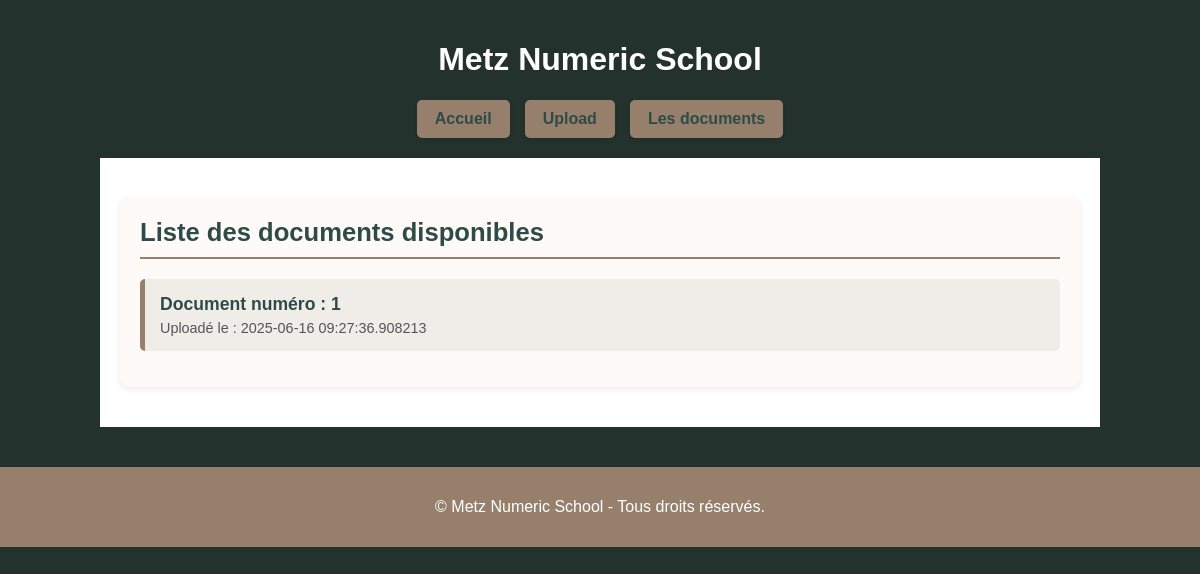
Page /list on the earlier database version.
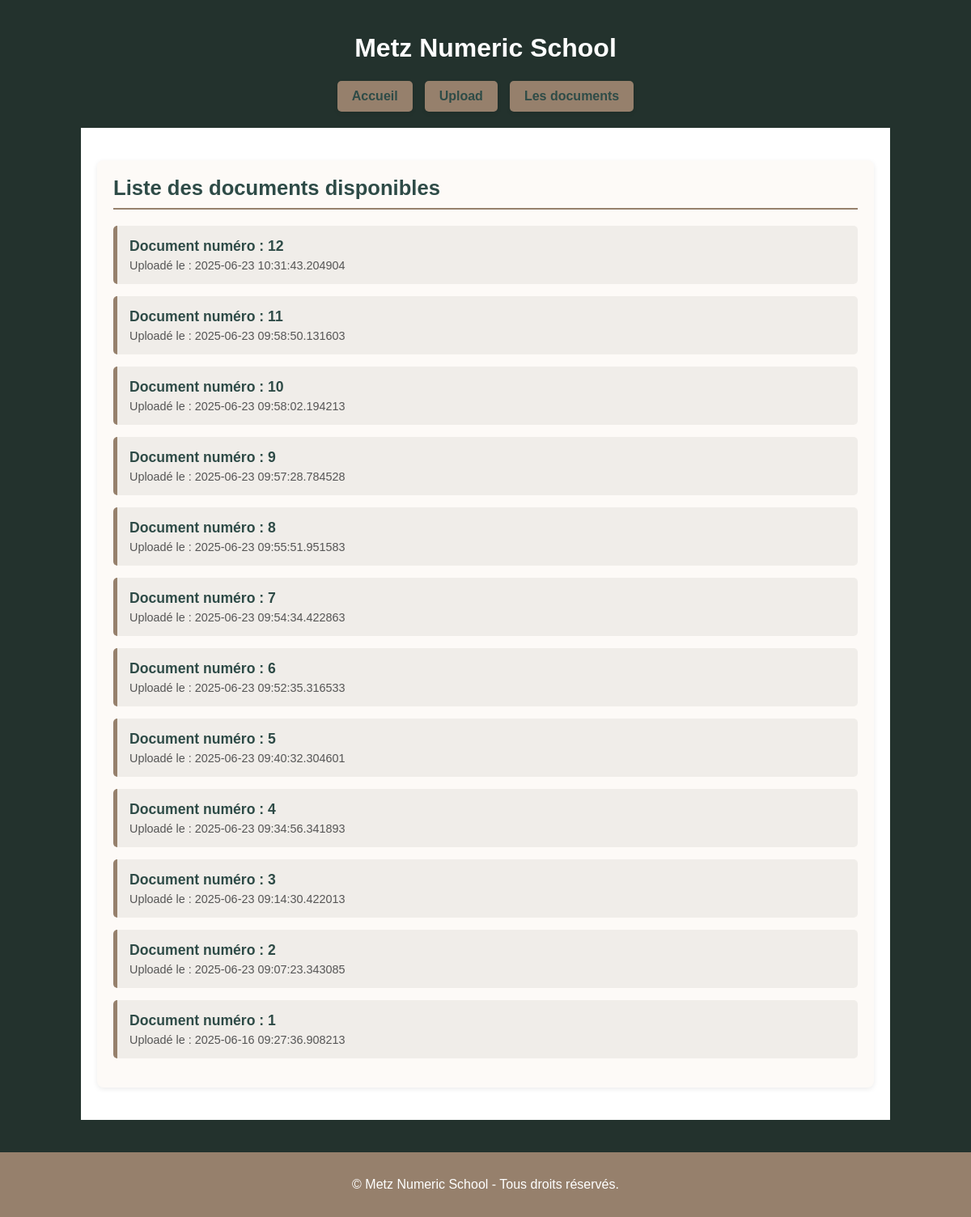
Same page on the later database version.
### models/document.py (models this page shows, shortened)
class Document(db.Model):
    __tablename__ = 'documents'
    id = db.Column(db.Integer, primary_key=True)
    filename = db.Column(db.String(255), nullable=False)
    filepath = db.Column(db.String(255), nullable=False)
    uploaded_at = db.Column(db.DateTime, default=now_paris)
    faqs = db.relationship('FAQ', backref='document', lazy=True)

### app.py (the view)
@app.route('/list')
def list_documents():
    documents = Document.query.order_by(Document.id.desc()).all()
    return render_template('list.html', documents=documents)

### templates/list.html
{% extends "base.html" %}
{% block content %}
<section id="documents">
    <h2>Liste des documents disponibles</h2>
    {% if documents %}
        <ul>
            {% for doc in documents %}
                <li>
                    <strong>
                      <a href="{{ url_for('showfaq') }}?document_id={{ doc.id }}">
                        Document numéro : {{ doc.id }}
                      </a>
                    </strong><br>
                    <small>Uploadé le : {{ doc.uploaded_at }}</small>
                </li>
            {% endfor %}
        </ul>
    {% else %}
        <p>Aucun document disponible.</p>
    {% endif %}
</section>
{% endblock %}

### templates/base.html (shortened to what this page needs)
<!DOCTYPE html>
<html lang="fr">
<head>
    <link rel="stylesheet" href="{{ url_for('static', filename='style.css') }}">
</head>
<body>
    <header>
        <h1>Metz Numeric School</h1>
        <nav>
            <a href="/">Accueil</a>
            <a href="/upload"> Upload</a>
            <a href="/list"> Les documents</a>
        </nav>
    </header>
    <main>
        {% block content %}{% endblock %}
    </main>
    <footer>
        <p>&copy; {{ year }} Metz Numeric School - Tous droits réservés.</p>
    </footer>
</body>
</html>

### static/style.css (style rules this page uses)
body { font-family: Arial, sans-serif; margin: 0; background-color: #23322D; color: #333; }
header { background-color: #23322D; color: white; padding: 20px; text-align: center; }
nav { margin-top: 10px; display: flex; justify-content: center; gap: 15px; flex-wrap: wrap; }
nav a { background-color: #96806c; color: #2e4b47; padding: 10px 18px; text-decoration: none; font-weight: bold; border-radius: 5px; transition: background-color 0.3s ease, transform 0.2s ease; box-shadow: 0 2px 5px rgba(0, 0, 0, 0.1); }
main { padding: 40px 20px; max-width: 1000px; width: 100%; margin: auto; background-color: white; box-sizing: border-box; }
footer { text-align: center; background-color: #96806c; color: white; padding: 15px; margin-top: 40px; }
#documents { margin-top: 0px; padding: 20px; background-color: #fdfaf7; border-radius: 8px; box-shadow: 0 2px 6px rgba(0, 0, 0, 0.08); }
#documents h2 { color: #2e4b47; margin-top: 0; font-size: 1.6em; border-bottom: 2px solid #96806c; padding-bottom: 10px; margin-bottom: 20px; }
#documents ul { list-style: none; padding-left: 0; display: flex; flex-direction: column; gap: 15px; }
#documents li { background-color: #f0ede9; padding: 15px; border-left: 5px solid #96806c; border-radius: 5px; transition: background-color 0.3s ease; }
#documents a { color: #2e4b47; text-decoration: none; font-weight: bold; font-size: 1.1em; }
#documents small { display: block; color: #555; margin-top: 5px; font-size: 0.9em; }

Differences in the rows shown:
added Document: id "12", uploaded_at "2025-06-23 10:31:43.204904"
added Document: id "11", uploaded_at "2025-06-23 09:58:50.131603"
added Document: id "10", uploaded_at "2025-06-23 09:58:02.194213"
added Document: id "9", uploaded_at "2025-06-23 09:57:28.784528"
added Document: id "8", uploaded_at "2025-06-23 09:55:51.951583"
added Document: id "7", uploaded_at "2025-06-23 09:54:34.422863"
added Document: id "6", uploaded_at "2025-06-23 09:52:35.316533"
added Document: id "5", uploaded_at "2025-06-23 09:40:32.304601"
added Document: id "4", uploaded_at "2025-06-23 09:34:56.341893"
added Document: id "3", uploaded_at "2025-06-23 09:14:30.422013"
added Document: id "2", uploaded_at "2025-06-23 09:07:23.343085"
